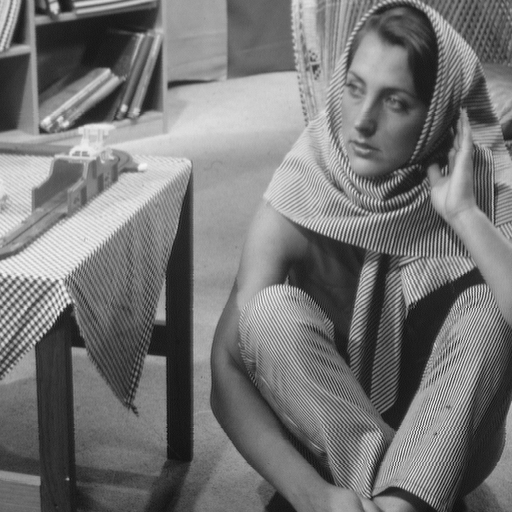
#> input picture data/barbara.png, 512 x 512 px
$ jupyter execute lez_15_IRLS_MOD_l1Denoising.ipynb
#> lines starting #> are read from the running program, lines starting #| are printed output that depends on the picture
[cell 1]
from skimage.io import imread
import numpy as np
from scipy.io import loadmat
from matplotlib import pyplot as plt

[cell 2]
rootfolder = '..'

IRLS Algorithm
--------------
Define the problem parameters

[cell 3]
A = np.array([[1, 3], [3, 1]]) # low dimensions to plot it, you can test larger sizes
b = np.array([-1, 2])

lmbda = 0.5

The function to be minimized is $\frac{1}{2}\|Ax-b\|_2^2 + \lambda \|x\|_1$

[cell 4]
f = lambda x: 0.5 * np.sum((A @ x - b) ** 2) + lmbda * np.sum(np.abs(x))

# gradient of the smooth data-fitting term: 1/2 ||Ax-b||_2^2
df = lambda x: A.T @ (A @ x) - A.T @ b

Plot the function

[cell 5]
# this function has been prepared only for the visualization sake, no need to go through this but it renders some nice graphics :)
F = lambda r1, r2: (r1 * A[0, 0] + r2 * A[0, 1] - b[0]) ** 2 + (r1 * A[1, 0] + r2 * A[1,1] - b[1]) ** 2 + lmbda * (np.abs(r1) + np.abs(r2))
xx, yy = np.meshgrid(np.arange(-10, 10, 1), np.arange(-10, 10, 1))

fig = plt.figure()
ax = plt.axes(projection='3d')
ax.plot_surface(xx, yy, F(xx, yy), edgecolor=[0, 0, 1], alpha=0.5, facecolor=[0, 1, 1])
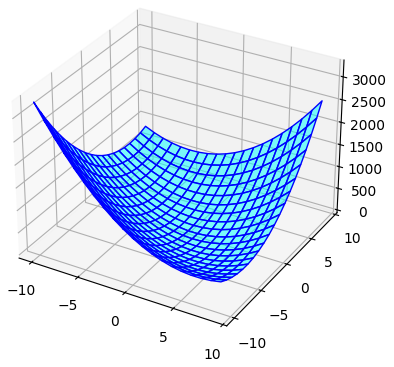
#> figure drawn by matplotlib, 1 panel

Set the parameters

[cell 6]
MAX_ITER = 1000
TOL_DIST_X = 1e-10

Initialization: test different inizializations, the function is convex, you always converge to the same solution

[cell 7]
x0 = np.array([5, -10])

# initialization
all_x = [x0]
distanceX = 1e10  # stopping criteria
cnt = 0
delta = 1e-6

Main loop

[cell 8]
while cnt < MAX_ITER and distanceX > TOL_DIST_X:
    x = all_x[-1]

    # compute the reweighting matrix
    W = np.diag(1 / (delta + np.abs(x)))

    # solve the weighted regularized LS system
    # x_current = np.linalg.inv(A.T @ A + lmbda * W) @ A.T @ b
    x_current = np.linalg.solve(A.T @ A + lmbda * W, A.T @ b) # more efficient

    distanceX = np.linalg.norm(x_current - x)

    # store the estimate
    all_x.append(x_current)

    cnt = cnt + 1

Plot all the estimates

[cell 9]
# plot the new estimate
xxplot = [x[0] for x in all_x]
yyplot = [x[1] for x in all_x]
zzplot = F(np.array(xxplot), np.array(yyplot))

fig = plt.figure(figsize=(10,10))
ax = plt.axes(projection='3d')
ax.plot_surface(xx, yy, F(xx, yy), edgecolor=[0, 0, 1], alpha=0.5, facecolor=[0, 1, 1])
ax.plot3D(xxplot, yyplot, zzplot, 'r-o')
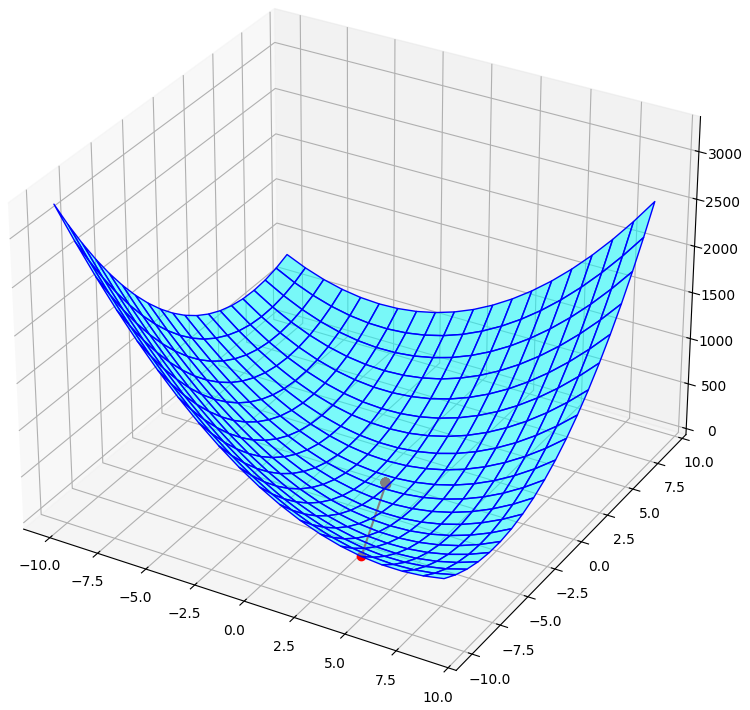
#> figure drawn by matplotlib, 1 panel

[cell 10]
print(f'nr of iteration of IRLS (before stopping criteria met): {cnt}\n')
print(f'Solution of IRLS: [{x_current[0]:.4f}, {x_current[1]:.4f}]\n')
print(f'Value of the functional: {f(x_current):.4f}\n')

MOD dictionary learning
-----------------------
Useful function for plot the 2D DCT dictionary

[cell 11]
# [17 lines left out: function get_dictionary_img, not called in this run]

Define a function to perform the sparse coding using your favorite algorithm (IRLS, FISTA or ISTA)

[cell 12]
# In MOD, sparse coding is called many times, so we only keep the latest estimate instead of storing the full history

# [92 lines left out: functions ISTA, FISTA, not called in this run]

def IRLS(s, D, lmbda, x0=None, MAX_ITER=1000, TOL_DIST_X=1e-10, delta=1e-6):
    if x0 is None:
        x = np.ones(D.shape[1])
    else:
        x = x0.copy()

    # initialize stopping criterion and iteration counter
    distanceX = 1e10
    cnt = 0

    # precompute constant matrices/vectors
    DtD = D.T @ D
    Dts = D.T @ s

    while cnt < MAX_ITER and distanceX > TOL_DIST_X:
        # compute the reweighting matrix from the current estimate
        W = np.diag(1 / (delta + np.abs(x)))

        # solve the weighted regularized LS system
        x_current = np.linalg.solve(DtD + lmbda * W, Dts)

        # compute the distance between two consecutive iterates for stopping criterion
        distanceX = np.linalg.norm(x_current - x)

        # update the current estimate
        x = x_current

        cnt += 1

    return x

Load the image and rescale it in [0,1]

[cell 13]
path_image = f'{rootfolder}/data/barbara.png'
img = imread(path_image) / 255
#> img: shape (512, 512) float64; min 0.0471, max 0.965, mean 0.46

imsz = img.shape
#> imsz = (512, 512)

Set the parameters

[cell 14]
# patch size
p = 8

# number of elements in the patchfrom skimage.io import imread
M = p ** 2

# number of columns in the dictionary
N = 96

# extract the random patches from the noisy image
npatch = 1000

# only few MOD iterations are needed for a good dictionary
max_iter = 10

lmbda = 0.1

Extract $npatch$ random patches from the image

[cell 15]
S = np.zeros((M, npatch))

for i in range(npatch):
    x = np.random.randint(0, imsz[0] - p + 1)
    y = np.random.randint(0, imsz[1] - p + 1)
    patch = img[x : x+p, y : y+p].flatten()
    S[:, i] = patch
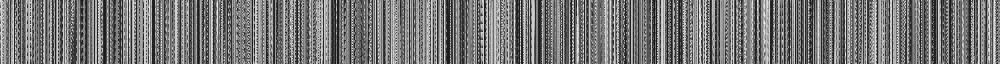
#> S: shape (64, 1000) float64; min 0.0667, max 0.957, mean 0.464
